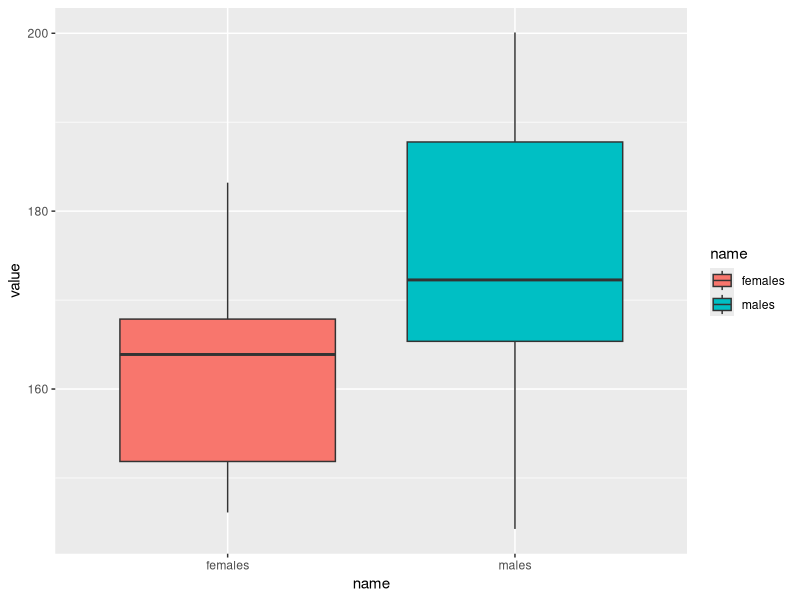
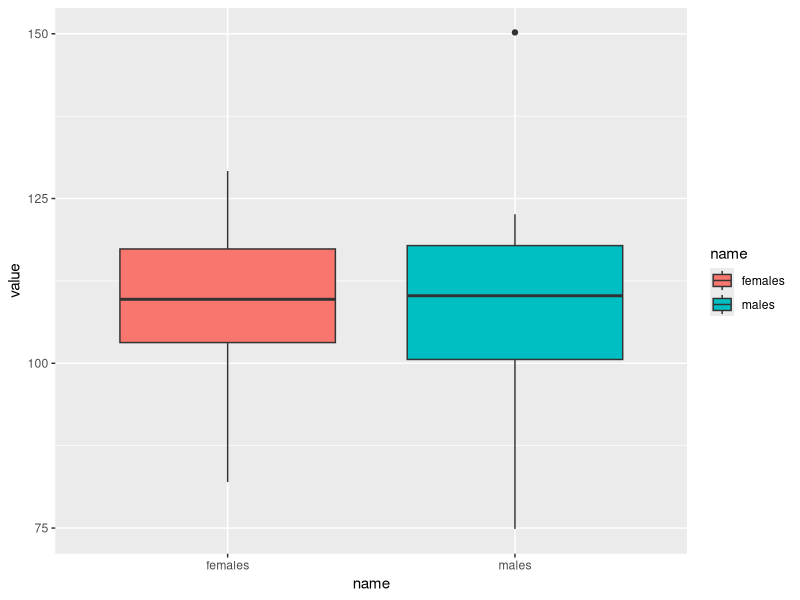

Write the R code that produced these figures, in order. (Note: this script raises an error after producing the figures.)
library(tidyverse)
library(rstatix)

###============= Comparing Means =============
data <- tibble(males = rnorm(30, mean=175, sd=15),
               females = rnorm(30, mean=160, sd=10))

summary(data)

data %>% pivot_longer(cols=colnames(data)) %>%
  ggplot(aes(name, value, fill = name)) +
  geom_boxplot()

t_val <- (mean(data$males) - mean(data$females)) /
  sqrt(sd(data$males)**2/nrow(data) + sd(data$females)**2/nrow(data)); t_val

t.test(data$males, data$females)

data <- tibble(males = rnorm(30, mean=108, sd=13),
               females = rnorm(30, mean=111, sd=10))

summary(data)
data %>% pivot_longer(cols=colnames(data)) %>%
  ggplot(aes(name, value, fill = name)) +
  geom_boxplot()


t.test(...)

###============= Normality Tests =============

data <- read_csv('StudentsPerformance_UPD.csv')
View(data)

table(data$gender, data$`parental level of education`)

data %>% filter(gender == 'female',
                `parental level of education` == "master's degree") -> data_part_small

# which test to choose to check the nirmality assumption?

# let's plot
ggplot(data_part_small, aes(`reading score`)) +
  geom_density()

data %>% filter(gender == 'female',
                `parental level of education` == "associate's degree") -> data_part_large

# which test to choose to check the nirmality assumption?

# let's plot
ggplot(data_part_large, aes(`reading score`)) +
  geom_density()

table(data$gender)

ks.test(data[data$gender =='female',]$`math score`, y='pnorm')
ks.test(data[data$gender =='male',]$`math score`, y='pnorm')

# how to compare means? which test to use?

ggplot(data, aes(gender, `math score`, fill = gender)) +
  geom_boxplot()

summary(data[data$gender=='male',]$IQ)
summary(data[data$gender=='female',]$IQ)

ks.test(data[data$gender=='male',]$IQ, 'pnorm')
ks.test(data[data$gender=='female',]$IQ, 'pnorm')

# how to compare means? which test to use?

ks.test(data[data$gender=='female',]$`writing score`, 'pnorm')
ks.test(data[data$gender=='female',]$`reading score`, 'pnorm')


# how to compare means? which test to use?
